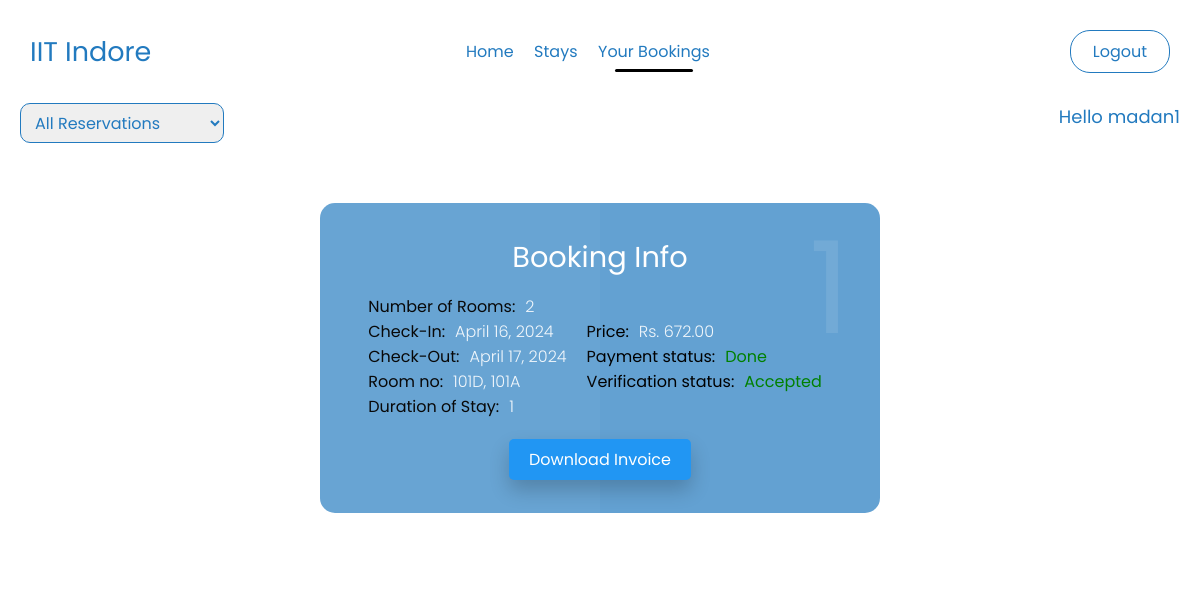
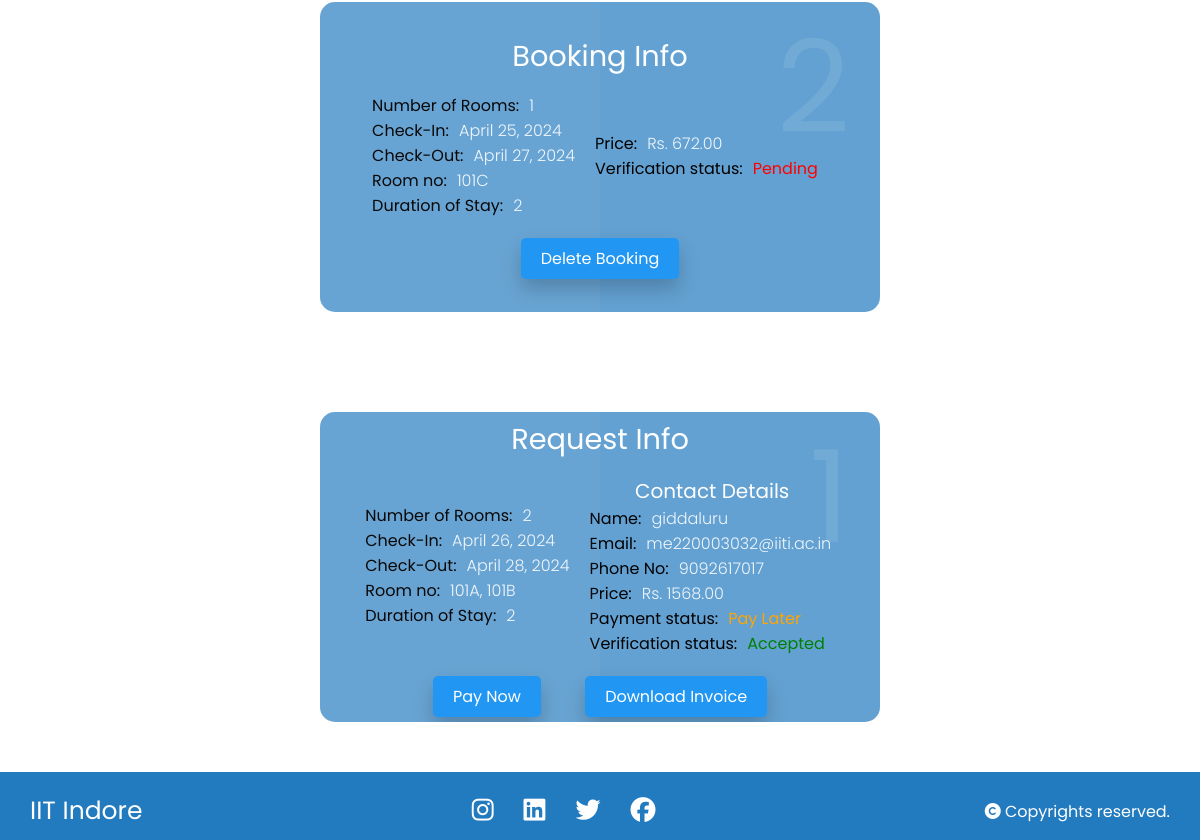
The app's page /bookings/ (signed in), older data (2 pictures, top to bottom).
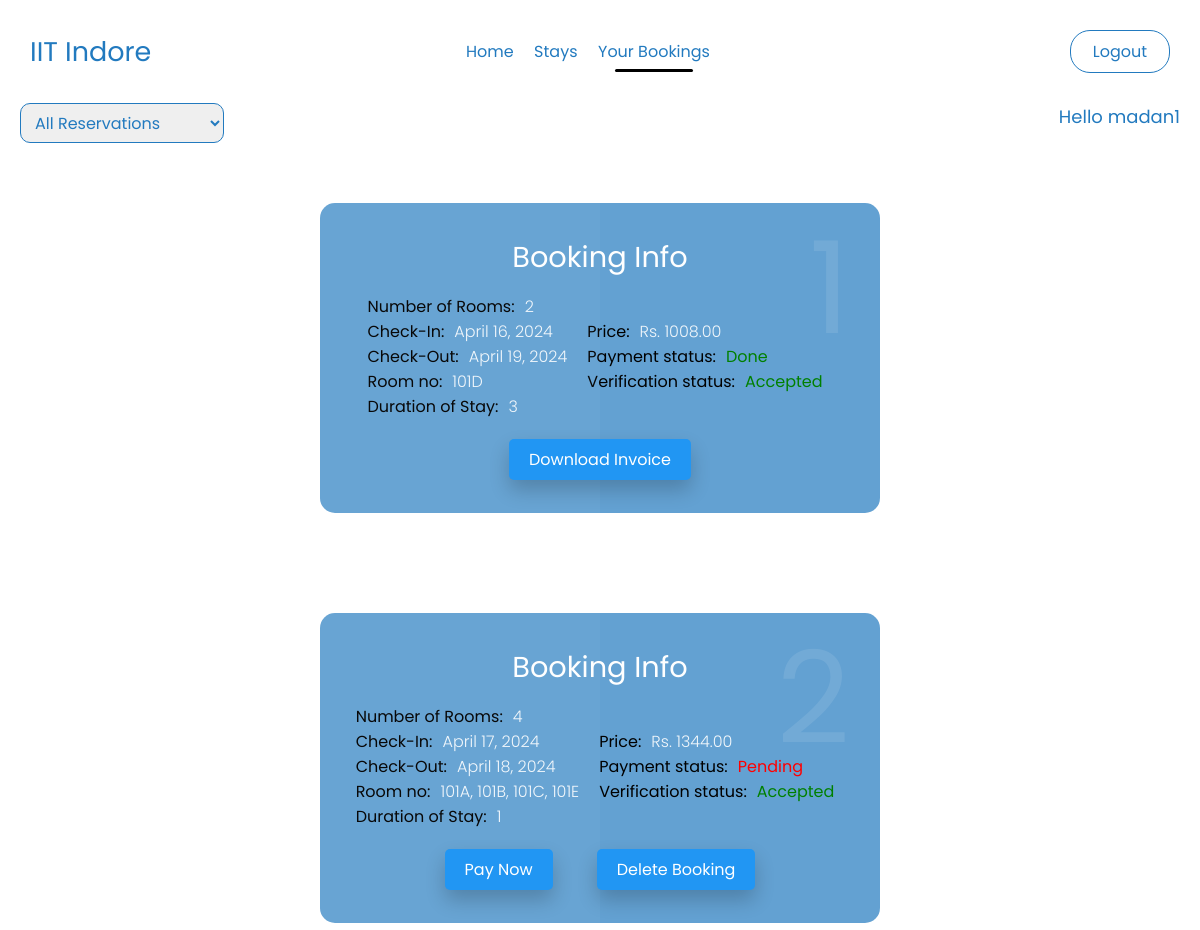
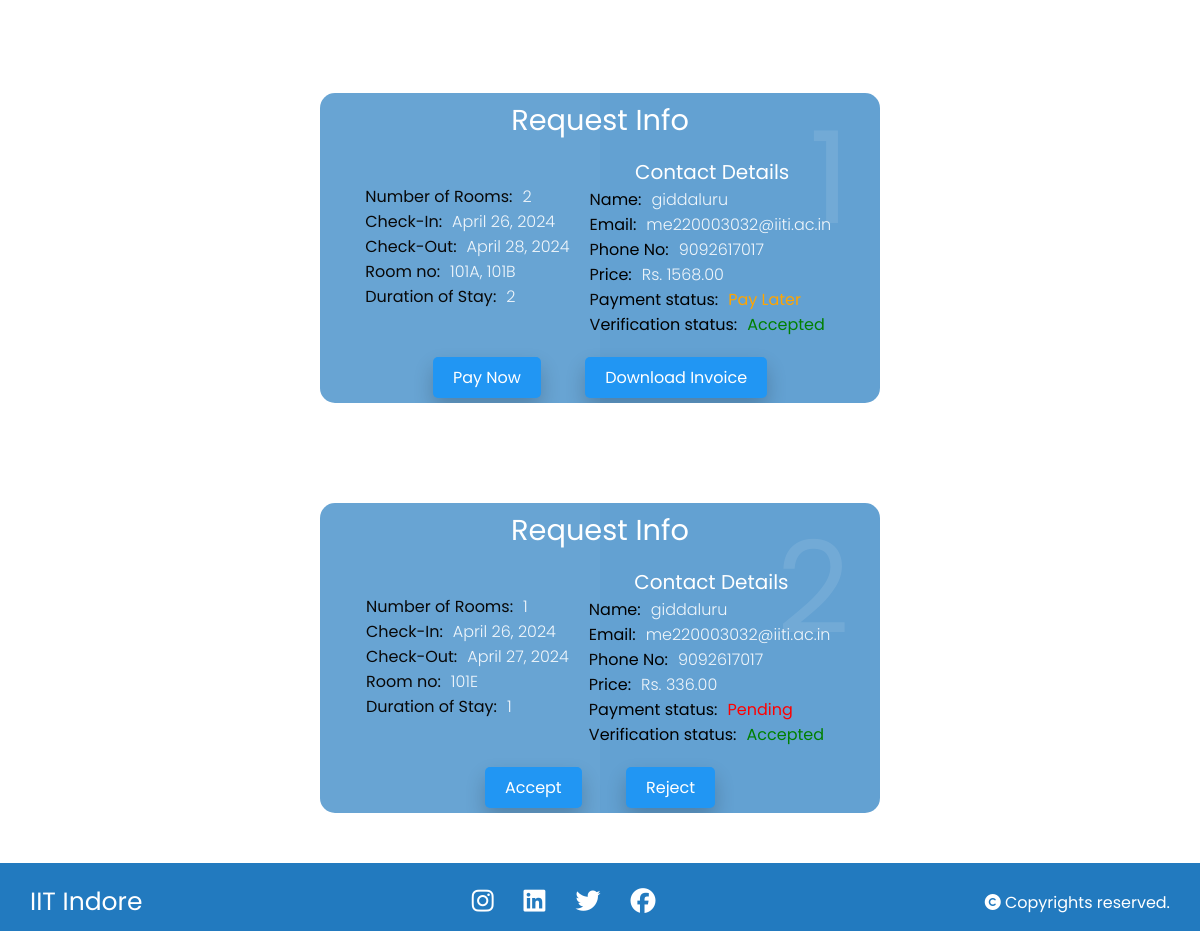
The same page, newer data (2 pictures, top to bottom).
### hostel/models.py (models this page shows, shortened)
class Reservation(models.Model):
    PAYMENT_CHOICES = (
        ('1', 'Pending'),
        ('2', 'Done'),
        ('3', 'Pay Later')
    )
    VERIFIED_CHOICES = (
        ('1', 'Accepted'),
        ('2', 'Rejected'),
        ('3', 'Pending')
    )
    PAYMENT_METHOD = (
        ('1', 'Self'),
        ('2', 'Project')
    )
    id = models.AutoField(primary_key=True)
    user = models.ForeignKey(User, on_delete=models.CASCADE)
    email = models.EmailField()
    payment_method = models.CharField(max_length=1, default='1', choices=PAYMENT_METHOD)
    project_email = models.EmailField(blank=True)
    project_description = models.TextField(blank=True)
    phone_number = models.CharField(max_length=15)
    number_of_rooms = models.PositiveIntegerField()
    check_in_date = models.DateField()
    check_out_date = models.DateField()
    room_numbers = models.CharField(max_length=255, help_text="Enter room numbers separated by commas")
    tariff_per_day = models.DecimalField(max_digits=10, decimal_places=2, default=0.00)
    price = models.DecimalField(max_digits=10, decimal_places=2, default=0.00)
    total_price = models.DecimalField(max_digits=10, decimal_places=2, default=0.00)
    gst = models.DecimalField(max_digits=5, decimal_places=2, default=0.00)
    length_of_stay = models.IntegerField(default = 1)
    payment_status = models.CharField(max_length=1, default='1', choices = PAYMENT_CHOICES)
    verified_status = models.CharField(max_length=1, default='3', choices=VERIFIED_CHOICES)
    def get_room_numbers(self):
        return self.room_numbers.split(',')
    def set_room_numbers(self, room_numbers):
        self.room_numbers = ','.join(room_numbers)
    room_numbers_list = property(get_room_numbers, set_room_numbers)

### hostel/views.py (the view)
# urls.py: path('bookings/', views.bookings, name="bookings"),
@login_required(login_url='/login/')
def bookings(request):
    email = None
    try:
        email = SocialAccount.objects.get(user=request.user).extra_data.get('email', '')
    except:
        social_account = None
    user_reservations = Reservation.objects.filter(email = email)
    project_reservations = Reservation.objects.filter(project_email = email,  verified_status = '1')
    return render(request, 'bookings.html', {'user_reservations': user_reservations, 'project_reservations': project_reservations})

### templates/bookings.html (shortened to what the changed rows need)
{% load static %}
<!DOCTYPE html>
<html lang="en">
<head>
    <link rel="stylesheet" href="{% static 'navbar.css' %}">
</head>
<body>
      {% if user_reservations or project_reservations %}
        {% for reservation in user_reservations %}
        <div class="container user" id="user_reservations">
          <div class="card">
            <div class="box">
              <div class="content">
                <h2>{{ forloop.counter }}</h2>
                <h3>Booking Info</h3>
                <div class="columns">
                  <div class="left">
                    <p><span>Number of Rooms:</span>{{ reservation.number_of_rooms }}</p>
                    <p><span>Check-In:</span>{{ reservation.check_in_date }}</p>
                    <p><span>Check-Out:</span>{{ reservation.check_out_date }}</p>
                    <p><span>Room no:</span>{{ reservation.room_numbers_list|join:", " }}</p>
                    <p><span>Duration of Stay:</span>{{ reservation.length_of_stay }}</p>
                  </div>
                  <div class="right">
                    <p><span>Price:</span>Rs. {{ reservation.total_price }}</p>
                    {% if reservation.verified_status == '1' %}
                      {% if reservation.payment_status == '1' %}
                        <p><span>Payment status:</span><span style="color: red">{{ reservation.get_payment_status_display }}</span></p>
                      {% elif reservation.payment_status == '2' %}
                        <p><span>Payment status:</span><span style="color: green">{{ reservation.get_payment_status_display }}</span></p>
                      {% else %}
                        <p><span>Payment status:</span><span style="color: orange">{{ reservation.get_payment_status_display }}</span></p>
                      {% endif %}
                        <p><span>Verification status:</span><span style="color: green;">{{reservation.get_verified_status_display}}</span></p>
                    {% elif reservation.verified_status == '3' %}
                      <p><span>Verification status:</span><span style="color: red">{{reservation.get_verified_status_display}}</span></p>
                    {% endif %}
                  </div>
                </div>
                <div class="btn-row">
                  {% if reservation.verified_status == '1' %}
                    {% if reservation.payment_status == '2' %}
                        <a href="{% url 'download_invoice' reservation.id %}" class="btn btn-primary">Download Invoice</a>
                    {% else %}
                        {% if reservation.payment_status == '1' %}
                        <a href="{% url 'pay_now' reservation.id %}" class="btn btn-primary">Pay Now</a>
                        {% endif %}
                        <a href="#" class="btn btn-danger" data-reservation-id="{{ reservation.id }}">Delete Booking</a>
                    {% endif %}
                  {% elif reservation.verified_status == '3' %}
                    <a href="#" class="btn btn-danger" data-reservation-id="{{ reservation.id }}">Delete Booking</a>
                  {% endif %}
                </div>
              </div>
            </div>
          </div>
        </div>
        {% endfor %}
        {% for reservation in project_reservations %}
        <div class="container project" id="project_reservations">
          <div class="card">
            <div class="box">
              <div class="content">
                <h2>{{ forloop.counter }}</h2>
                <h3>Request Info</h3>
                <div class="columns">
                  <div class="left">
                    <p><span>Number of Rooms:</span>{{ reservation.number_of_rooms }}</p>
                    <p><span>Check-In:</span>{{ reservation.check_in_date }}</p>
                    <p><span>Check-Out:</span>{{ reservation.check_out_date }}</p>
                    <p><span>Room no:</span>{{ reservation.room_numbers_list|join:", " }}</p>
                    <p><span>Duration of Stay:</span>{{ reservation.length_of_stay }}</p>
                  </div>
                  <div class="right">
                    <h5>Contact Details</h5>
                    <p><span>Name:</span>{{ reservation.user.username }}</p>
                    <p><span>Email:</span>{{ reservation.email }}</p>
                    <p><span>Phone No:</span>{{ reservation.phone_number }}</p>
                    <p><span>Price:</span>Rs. {{ reservation.total_price }}</p>
                    {% if reservation.verified_status == '1' %}
                      {% if reservation.payment_status == '1' %}
                        <p><span>Payment status:</span><span style="color: red">{{ reservation.get_payment_status_display }}</span></p>
                      {% elif reservation.payment_status == '2' %}
                        <p><span>Payment status:</span><span style="color: green">{{ reservation.get_payment_status_display }}</span></p>
                      {% else %}
                        <p><span>Payment status:</span><span style="color: orange">{{ reservation.get_payment_status_display }}</span></p>
                      {% endif %}
                        <p><span>Verification status:</span><span style="color: green;">{{reservation.get_verified_status_display}}</span></p>
                    {% elif reservation.verified_status == '3' %}
                      <p><span>Verification status:</span><span style="color: red">{{reservation.get_verified_status_display}}</span></p>
                    {% endif %}
                  </div>
                </div>
                <div class="btn-row">
                  {% if reservation.verified_status == '1' %}
                    {% if reservation.payment_status == '3' %}
                        <a href="{% url 'pay_now' reservation.id %}" class="btn btn-primary">Pay Now</a>
                        <a href="{% url 'download_invoice' reservation.id %}" class="btn btn-primary">Download Invoice</a>
                    {% else %}
                        <a href="{% url 'accept_reservation' reservation.id %}" class="btn btn-primary">Accept</a>
                        <a href="{% url 'reject_reservation' reservation.id %}" class="btn btn-primary">Reject</a>
                    {% endif %}
                  {% endif %}
                </div>
              </div>
            </div>
          </div>
        </div>
        {% endfor %}
      {% endif %}
</body>
</html>

Row changes from the older to the newer data that the page shows:
removed Reservation: number_of_rooms "1", check_in_date "April 25, 2024", check_out_date "April 27, 2024", room_numbers_list "101C", length_of_stay "2", total_price "672.00", verified_status "Pending", shown under "Hello madan1"
changed Reservation "Done": check_out_date "April 17, 2024" → "April 19, 2024"; room_numbers_list "101D, 101A" → "101D"; length_of_stay "1" → "3"; total_price "672.00" → "1008.00"
added Reservation: number_of_rooms "4", check_in_date "April 17, 2024", check_out_date "April 18, 2024", room_numbers_list "101A, 101B, 101C, 101E", length_of_stay "1", total_price "1344.00", payment_status "Pending", verified_status "Accepted", shows "Pay Now", shown under "Hello madan1"
added Reservation: number_of_rooms "1", check_in_date "April 26, 2024", check_out_date "April 27, 2024", room_numbers_list "101E", length_of_stay "1", user.username "giddaluru", email "me220003032@iiti.ac.in", phone_number "9092617017", total_price "336.00", payment_status "Pending", verified_status "Accepted", shows "Reject"
